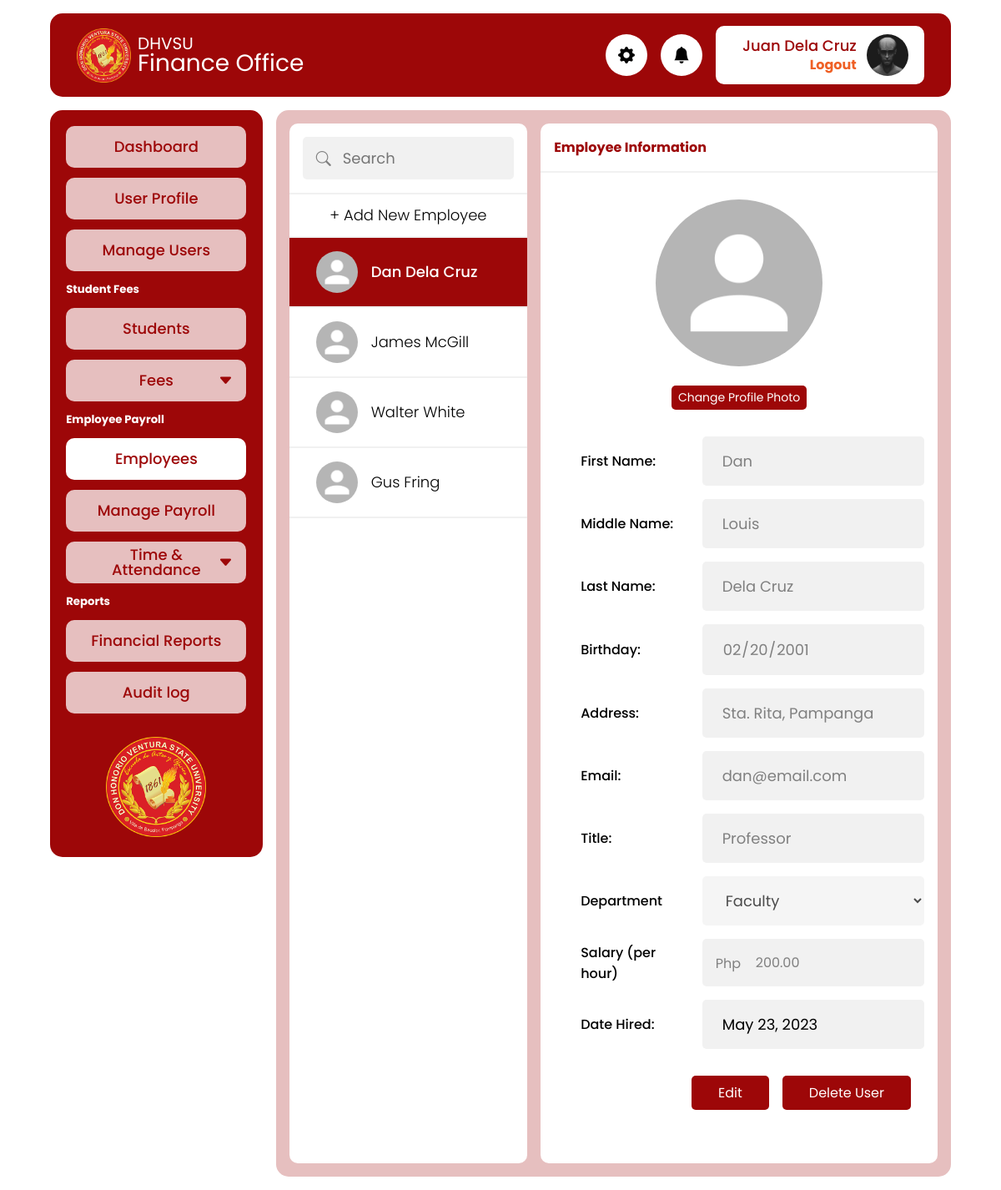
Screenshot of /admin/employees.php?id=3 (signed in) with the database file from the repository.
### tables this page shows
CREATE TABLE `tbl_employees` (
  `id` int(11) NOT NULL,
  `first_name` varchar(150) NOT NULL,
  `middle_name` varchar(150) NOT NULL,
  `last_name` varchar(150) NOT NULL,
  `birthday` date NOT NULL,
  `address` text NOT NULL,
  `email` varchar(255) NOT NULL,
  `title` varchar(255) NOT NULL,
  `department_id` int(11) NOT NULL,
  `hire_date` datetime NOT NULL DEFAULT current_timestamp(),
  `salary_hour` decimal(15,2) NOT NULL DEFAULT 0.00,
  `profile_photo` text NOT NULL
);

### app/util_func.php (called while the page is built, shortened)
<?php
function fetchAll(string $table, $pdo)
{
  $sql = "SELECT * FROM $table";
  $stmt = $pdo->query($sql);
  return ($stmt->rowCount() > 0) ? $stmt->fetchAll() : null;
}
function fetchItem(string $table, $id, $pdo)
{
  $sql = "SELECT * FROM $table WHERE id = ?";
  $stmt = $pdo->prepare($sql);
  $stmt->execute([$id]);
  return ($stmt->rowCount() > 0) ? $stmt->fetch() : null;
}

### admin/employees.php (the view, shortened to what this page needs)
<?php
require_once  './includes/header.php';
$employees = fetchAll("tbl_employees", $pdo) ?? [];
$getID = 0;
if (isset($_GET["id"])) {
  $getID = $_GET["id"];
  $getEmployee = fetchItem("tbl_employees", $getID, $pdo);
}
$departments = fetchAll('tbl_department', $pdo);
?>
<main>
  <div class="user-list">
    <div class="card">
      <div class="card-header">
        <div class="input-with-icon">
          <input type="text" class="input-control search" placeholder="Search" id="program-search">
        </div>
      </div>
      <div class="">
        <ul class="card-list" id="program-list">
          <li>
            <a href="employees.php" class="<?php echo (!isset($_GET["id"])) ?  'active' : '' ?>">+ Add New Employee</a>
          </li>
          <?php
          foreach ($employees as $employee) {
          ?>
            <li><a href='<?= "./employees.php?id=" . $employee['id'] ?>' class="<?php echo ($getID == $employee['id']) ?  'active' : '' ?> user-list-item">
                <img srcset="<?= $employee["profile_photo"] ?>" src="../assets/profile-placeholder.jpg" alt="" class="display-photo">
                <div class="user-account">
                  <p class="employeename"><?= $employee['first_name'] . " " . $employee['last_name']; ?></p>
                </div>
              </a></li>
          <?php
          }
          ?>
        </ul>
      </div>
    </div>
    <?php if (isset($_GET["id"])) { ?>
      <div class="card">
        <div class="card-header">
          <h4>Employee Information</h4>
        </div>
        <div class="card-body">
          <div class="profile-photo-container" style="margin-bottom: 2rem;">
            <picture class="profile-picture">
              <img srcset="<?= $getEmployee["profile_photo"] ?>" src="../assets/profile-placeholder.jpg" alt="" class="">
            </picture>
            <button type="button" class="btn btn-sm" id="change-dp-btn">Change Profile Photo</button>
          </div>
          <form action="../app/employee_update.php" method="post">
            <div class="input-list" id="input-list">
              <div class="fee">
                <label for="first_name">First Name:</label>
                <input disabled required type="text" placeholder="Enter First Name..." class="input-control gray" name="first_name" value="<?= $getEmployee['first_name'] ?>">
              </div>
              <div class="fee">
                <label for="middle_name">Middle Name:</label>
                <input disabled required type="text" placeholder="Enter Middle Name..." class="input-control gray" name="middle_name" value="<?= $getEmployee['middle_name'] ?>">
              </div>
              <div class="fee">
                <label for="last_name">Last Name:</label>
                <input disabled required type="text" placeholder="Enter Last Name..." class="input-control gray" name="last_name" value="<?= $getEmployee['last_name'] ?>">
              </div>
              <div class="fee">
                <label for="birthday">Birthday:</label>
                <input disabled required type="date" placeholder="Enter Last Name..." class="input-control gray" name="birthday" value="<?= $getEmployee['birthday'] ?>">
              </div>
              <div class="fee">
                <label for="address">Address:</label>
                <input disabled required type="text" placeholder="Enter Employee address..." class="input-control gray" name="address" value="<?= $getEmployee['address'] ?>">
              </div>
              <div class="fee">
                <label for="email">Email:</label>
                <input disabled required type="email" placeholder="Enter User Email..." class="input-control gray" name="email" value="<?= $getEmployee['email'] ?>">
              </div>
              <div class="fee">
                <label for="title">Title:</label>
                <input disabled required type="text" placeholder="Enter Employee title..." class="input-control gray" name="title" value="<?= $getEmployee['title'] ?>">
              </div>
              <div class="fee">
                <label for="department_id">Department</label>
                <select disabled name="department_id" class="input-control gray">
                  <?php
                  foreach ($departments as $dep) {
                    $selected = ($dep['id'] == $getEmployee['department_id']) ? 'selected' : "";
                    echo "<option " . $selected . " value='" . $dep['id'] . "'>" . $dep['department_name'] . "</option>";
                  }
                  ?>
                </select>
              </div>
              <div class="fee">
                <label for="">Salary (per hour)</label>
                <div class="input-with-currency">
                  <div class="currency">Php</div>
                  <input type="number" value="<?= $getEmployee['salary_hour'] ?>" disabled placeholder="0.00" step="0.01" class="input-control gray" name="salary_hour">
                </div>
              </div>
              <div class="fee">
                <label for="title">Date Hired:</label>
                <div class="input-control gray"><?= date("F d, Y", strtotime($getEmployee["hire_date"])) ?></div>
              </div>
            </div>
            <div class="edit-btn-group">
              <button type="button" class="btn" id="edit-btn">Edit</button>
              <button type="button" class="btn" data-custom-open="modal-1">Delete User</button>
            </div>
          </form>
        </div>
      </div>
    <?php } ?>
  </div>
</main>
<?php
require_once  './includes/footer.php'
?>

### css/style.css (style rules this page uses)
:root { --primary: #9d0708; --secondary: #e6bfbf; --accent: #ef6025; --background: #ffffff; --light: rgb(241, 241, 241); --positive: rgb(24, 133, 24); --fontSizeNormal: 18px; }
*, *::before, *::after { font-family: Poppins, Arial, sans-serif; margin: 0; padding: 0; box-sizing: border-box; }
button { all: unset; cursor: pointer; }
input { font: inherit; color: inherit; border: none; -webkit-appearance: none; -ms-appearance: none; -moz-appearance: none; appearance: none; outline: none; }
select { border: none; }
a { color: black; text-decoration: none; }
body { display: flex; flex-direction: column; align-items: center; background-color: var(--background); }
.display-photo { height: 50px; width: 50px; object-fit: cover; border-radius: 50%; }
ul { list-style: none; }
main { background-color: var(--secondary); border-radius: 15px; height: auto; width: 100%; margin-bottom: 1rem; padding: 1rem; }
.input-control { font-size: var(--fontSizeNormal); width: 100%; color: black; border-radius: 5px; padding: 1rem 1.5rem; background-color: white; margin-bottom: 1rem; }
.program-fees, .user-list { display: grid; grid-template-columns: 3fr 5fr; gap: 1rem; }
.card { background-color: var(--background); border-radius: 10px; height: 100%; overflow: hidden; margin-bottom: 1rem; }
.card-header { padding: 1rem; border-bottom: 2px solid var(--light); }
.card-header h4 { color: var(--primary); }
.card-body { height: 100%; padding: 1rem; }
.input-with-icon { position: relative; }
.input-control.search { background-color: var(--light); font-size: var(--fontSizeNormal); padding: 0.75rem 1rem; margin: 0; }
.input-with-icon .input-control.search { padding-left: 3rem; }
.card-list { height: 750px; overflow-y: scroll; -ms-overflow-style: none; scrollbar-width: none; }
.card-list li a { display: block; font-size: var(--fontSizeNormal); font-weight: 300; line-height: 1; text-align: center; padding: 1rem; }
.card-list li a.user-list-item { padding-left: 2rem; display: flex; text-align: left; gap: 1rem; justify-content: center; }
.card-list li a.user-list-item .user-account { flex: 1; line-height: 1.2; display: flex; flex-direction: column; justify-content: center; }
.card-list li .active { background-color: var(--primary); color: white; font-weight: 500; }
.card-list li { border-bottom: 2px solid var(--light); }
.input-list { width: 100%; max-width: 1000px; }
.fee { display: grid; grid-template-columns: 2fr 3fr; margin-bottom: 1rem; align-items: center; }
.fee label { font-size: 16px; margin: auto 2rem; font-weight: 500; }
.fee .input-control { margin-bottom: 0; }
.input-control.gray { background-color: var(--light); }
.input-with-currency { position: relative; }
.input-with-currency .input-control { font-size: 16px; padding-left: 4rem; margin-bottom: 0; }
.input-with-currency .currency { position: absolute; transform: translateY(-50%); top: 50%; left: 1rem; font-size: 16px; color: gray; }
.edit-btn-group { display: flex; justify-content: end; margin: 2rem 1rem; gap: 1rem; }
.btn, .btn-outline { font-size: 16px; padding: 0.5rem 2rem; border-radius: 5px; }
.btn { background-color: var(--primary); color: white; }
.btn-sm { font-size: 14px; padding: 0.25rem 0.5rem; }
input:disabled { color: gray; }
.profile-picture img { height: 200px; width: 200px; object-fit: cover; border-radius: 50%; }
.profile-photo-container { padding-top: 1rem; display: flex; gap: 1rem; flex-direction: column; align-items: center; }
select.input-control { cursor: pointer; }

### rows the page displays
tbl_employees: first_name "Dan", last_name "Dela Cruz", middle_name "Louis", birthday "02/20/2001", address "Sta. Rita, Pampanga", email "dan@email.com", title "Professor", salary_hour "200.00", hire_date "May 23, 2023"
tbl_employees: first_name "James", last_name "McGill"
tbl_employees: first_name "Walter", last_name "White"
tbl_employees: first_name "Gus", last_name "Fring"

### other values shown
$_SESSION["user"]["first_name"] "Juan"
$_SESSION["user"]["last_name"] "Dela Cruz"
form field department_id "Faculty"
